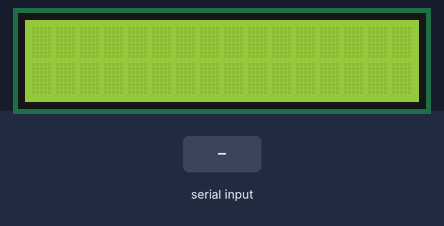
Bench run of a sketch on a simulated Arduino Uno, built with avr-gcc and run on an emulated ATmega328P. Shown: 16×2 character LCD. Inputs (shaded band) come from the test bench.

Above: at 1.2 s.
1.3 s: "1" received over Serial
At 2.6 s:
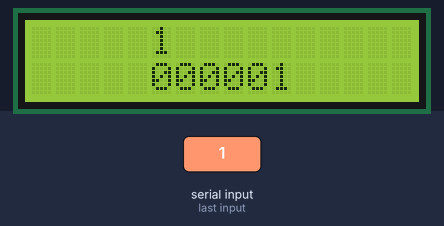
3.8 s: "0" received over Serial
At 5.7 s:
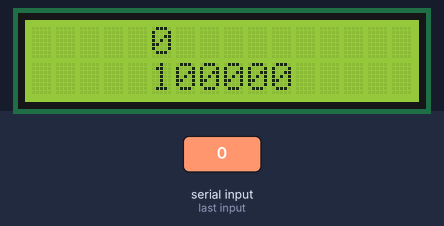
6.3 s: "2" received over Serial
At 7.6 s:
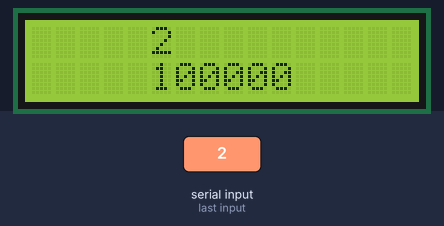
Timing chart, 0 to 9.3 s (numbered marks = the images above; inputs shaded):
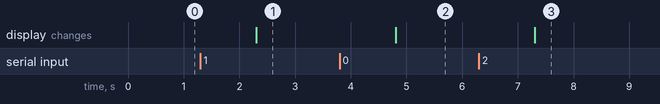

The sketch:

grupoD.ino
```cpp
// Caio Araújo da Luz
// JOAO LUCAS DE REZENDE CURVELLO DE PAULA
// JOAO PEDRO DALLEPRANE CORREIA
// João Pedro Takamoto Constant
// Théo furtado mauricio

#include <LiquidCrystal.h>

const int rs = 10, en = 8, d4 = 2, d5 = 3, d6 = 4, d7 = 5, modo = 0;
LiquidCrystal lcd(rs, en, d4, d5, d6, d7);

void setup() {
  // configura o número de colunas e linhas do lcd:
  lcd.begin(16, 2);
  Serial.begin(9600);
}


String decimalParaBinario(int decimal) {
  	String binario = "";

    while (decimal > 0) {
        int resto = decimal % 2;
        binario = String(resto) + binario;
        decimal /= 2;
    }

    while (binario.length() < 6) {
        binario = "0" + binario;
    }

    return binario;
}

String decimalParaBitSinal(int decimal) {
  String binario = "";

  binario = decimalParaBinario(abs(decimal));

  binario[0] = '1';

  return binario;
}


int binarioParaDecimal(String bin) {
  int decimal = 0;
  int len = bin.length();

  for (int i = 0; i < len; i++) {
    char c = bin.charAt(i);
    if (c == '1') {
      decimal += pow(2, len - i - 1);
    }
  }

  return decimal;
}

int adicao(int num1, int num2){
  return num1+num2;
}

int subtracao(int num1, int num2){
  return num1-num2;
}


String binarioParaCompl1(String binario) {
  String complemento_1 = "";

  for (int i = 0; i < binario.length(); i++) {
    if (binario.charAt(i) == '0') {
      complemento_1 += '1';
    } else {
      complemento_1 += '0';
    }
  }

  return complemento_1;
}

String binarioParaCompl2(String binario) {
  String resultado = "";
  bool carry = true;
  // Começa com carry true para adicionar 1 no final

  // Inverte todos os bits do número original
  for (int i = 0; i < 6; i++) {
    if (binario.charAt(i) == '0') {
      resultado += '1';
    } else {
      resultado += '0';
    }
  }

  // Adiciona 1 ao resultado invertido
  for (int i = 5; i >= 0; i--) {
    if (resultado.charAt(i) == '1' && carry) {
      resultado.setCharAt(i, '0');
    } else if (resultado.charAt(i) == '0' && carry) {
      resultado.setCharAt(i, '1');
      carry = false;
    }
  }

  return resultado;
}

void loop() {

  if(Serial.available() > 0){
    String binario = Serial.readString();
    lcd.setCursor(5,0);
    lcd.print(binario);

    String resultado = "";

    if(binario[0] == '0' && binario[1] == '0'){ // complemento de 1

      resultado = binarioParaCompl1(binario);

    } else if(binario[0] == '0' && binario[1] == '1'){ // complemento de 2

      resultado = binarioParaCompl2(binario);

    } else if(binario[0] == '1' && binario[1] == '0') {

      int num1 = binarioParaDecimal(binario.substring(0,3));
      int num2 = binarioParaDecimal(binario.substring(3,6));

      resultado = decimalParaBinario(adicao(num1,num2));

    } else {

      int num1 = binarioParaDecimal(binario.substring(0,3));
      int num2 = binarioParaDecimal(binario.substring(3,6));

      int sub = subtracao(num1, num2);

      if(sub > 0){
        resultado = decimalParaBinario(sub);
      } else {
        if(modo == 0){
          resultado = decimalParaBitSinal(sub);
        } else if (modo == 1){
          resultado = binarioParaCompl1(decimalParaBinario(abs(sub)));
        } else if (modo == 2){
          resultado = binarioParaCompl2(decimalParaBinario(abs(sub)));
        }
      }


    }

    lcd.setCursor(5,1);
    lcd.print(resultado);
  }
}
```

Measured:
- after the input at 1.3 s, the display: changes after 1.0 s (image 1)
- after the input at 3.8 s, the display: changes after 1.0 s (image 2)
- after the input at 6.3 s, the display: changes after 1.0 s (image 3)
